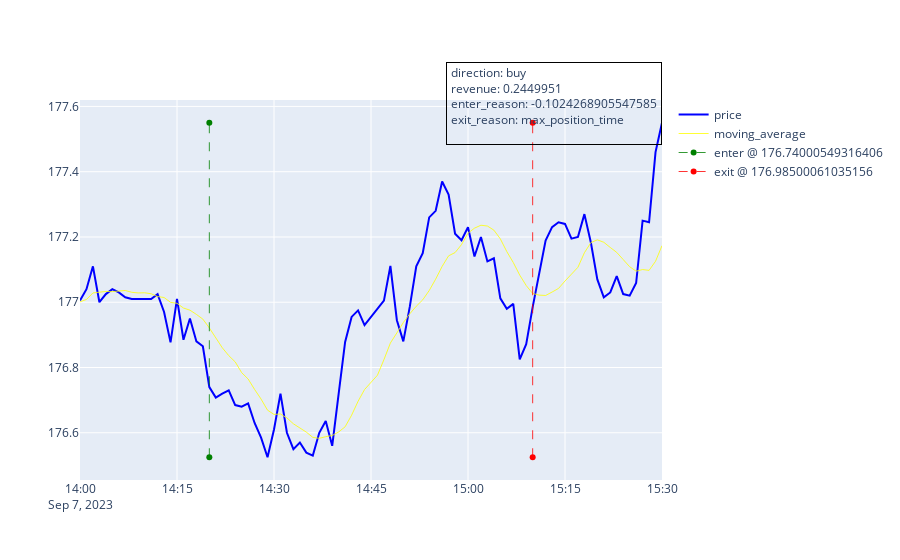

This figure's notebook cell:
### Code cell
position_index = 8
position = positions.iloc[position_index]
graph_position(data, position)
